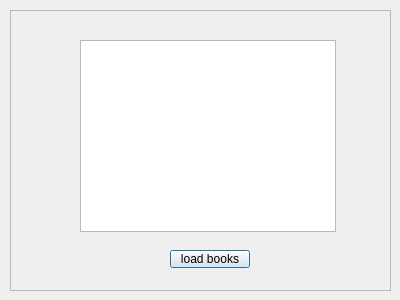
<?xml version="1.0" encoding="UTF-8"?>
<ui version="4.0">
 <class>mybooklist</class>
 <widget class="QDialog" name="mybooklist">
  <property name="geometry">
   <rect>
    <x>0</x>
    <y>0</y>
    <width>400</width>
    <height>300</height>
   </rect>
  </property>
  <property name="windowTitle">
   <string>Dialog</string>
  </property>
  <widget class="QFrame" name="frame">
   <property name="geometry">
    <rect>
     <x>10</x>
     <y>10</y>
     <width>381</width>
     <height>281</height>
    </rect>
   </property>
   <property name="frameShape">
    <enum>QFrame::StyledPanel</enum>
   </property>
   <property name="frameShadow">
    <enum>QFrame::Raised</enum>
   </property>
   <widget class="QTableView" name="tableView">
    <property name="geometry">
     <rect>
      <x>70</x>
      <y>30</y>
      <width>256</width>
      <height>192</height>
     </rect>
    </property>
   </widget>
   <widget class="QPushButton" name="pushButton_load">
    <property name="geometry">
     <rect>
      <x>160</x>
      <y>240</y>
      <width>80</width>
      <height>18</height>
     </rect>
    </property>
    <property name="text">
     <string>load books</string>
    </property>
   </widget>
  </widget>
 </widget>
 <resources/>
 <connections/>
</ui>
